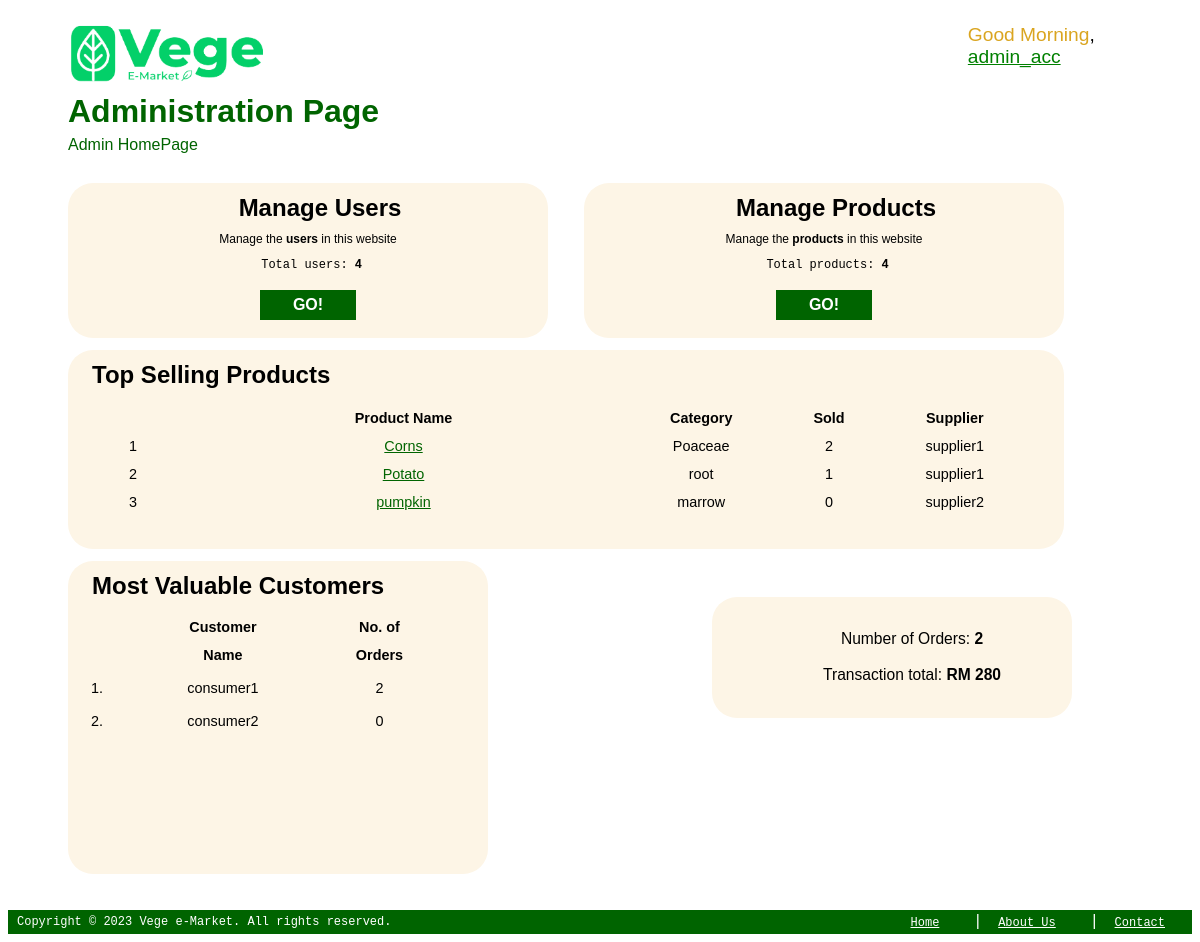
The app's page /admin/index.php with its own data.
### tables this page shows
CREATE TABLE IF NOT EXISTS `users` (
  `userID` varchar(100) NOT NULL,
  `userName` varchar(100) NOT NULL,
  `gender` varchar(10) NOT NULL,
  `email` varchar(100) NOT NULL,
  `phone` varchar(100) NOT NULL,
  `birthday` date NOT NULL,
  `password` varchar(100) NOT NULL,
  `role` varchar(10) NOT NULL,
  `accStatus` varchar(255) DEFAULT 'active',
  PRIMARY KEY (`userID`)
);

CREATE TABLE IF NOT EXISTS `products` (
  `productID` varchar(100) NOT NULL,
  `productName` varchar(100) NOT NULL,
  `priceLabel` float(255,2) NOT NULL,
  `availabilityStatus` varchar(100) NOT NULL,
  `description` text NOT NULL,
  `location` varchar(255) NOT NULL,
  `addDate` date NOT NULL,
  `unit` varchar(10) NOT NULL,
  `category` varchar(100) NOT NULL,
  `imgPath` varchar(255) NOT NULL,
  `userID` varchar(100) NOT NULL,
  PRIMARY KEY (`productID`),
  KEY `userID` (`userID`)
);

### modules/config.php (called while the page is built, shortened)
<?php
    $role='admin'; $user_id='U03';
?>

### admin/index.php (the view, shortened to what this page needs)
<?php
    require '../modules/config.php';
    include '../includes/header.php';
    $user_list_length =0;
    $product_list_length=0;
    $user_list = mysqli_query($conn, "SELECT * FROM users WHERE role != 'admin'; ");
    if ($user_list){
        $user_list_length = mysqli_num_rows($user_list);
    }
    $product_list = mysqli_query($conn, "SELECT * FROM products");
    if ($product_list){
        $product_list_length = mysqli_num_rows($product_list);
    }
    $order_list = mysqli_query($conn, "SELECT * FROM orders");
    if ($order_list){
        $order_list_length = mysqli_num_rows($order_list);
    }
    $total_spend = mysqli_query($conn, "SELECT SUM(agreedPrice) as totalspend FROM orders_products");
?>
<!DOCTYPE html>
<html lang="en">
<head>
    <link rel="stylesheet" href="../styles/title.css">
</head>
<body>
    <div id="wrapper">
        <h1 id="title">Administration Page</h1>
        <p id="title">Admin HomePage</p>
        <br>
        <div class="manage_user" id="up_card">
            <h3 class="card_title" style="text-align: center;">Manage Users</h3>
            <p class="card_desc">Manage the <b>users</b> in this website</p>
            <span class="card_desc" >&nbsp;Total users: <b><?php echo $user_list_length; ?></b> </span><br><br>
            <button class="index-button" onclick="window.location.href='../admin/console.php?type=user';" title="Go to User Management page">GO!</button>
            <br>&nbsp;
        </div>
        <div class="manage_product" id="up_card">
            <h3 class="card_title" style="text-align: center;">Manage Products</h3>
            <p class="card_desc">Manage the <b>products</b> in this website</p>
            <span class="card_desc" >&nbsp;Total products: <b><?php echo $product_list_length; ?></b> </span><br><br>
            <button class="index-button" onclick="window.location.href='../admin/console.php?type=product';" title="Go to Product Management page">GO!</button>
            <br>&nbsp;
        </div>
        <div class="top_selling" id="mid_card">
            <h3 class="card_title" style="text-align: left;">Top Selling Products</h3>
            <table class="info-table">
                <thead>
                    <?php if ($product_list_length){ ?>
                        <tr>
                            <th></th>
                            <th class="product_name">Product Name</th>
                            <th>Category</th>
                            <th>Sold</th>
                            <th>Supplier</th>
                        </tr>
                    <?php } ?>
                </thead>
                <tbody>
                    <?php
                        $count=1;
                        if ($product_list_length){
                            $sql="SELECT products.productID, COUNT(orders_products.productID) as sold, products.category, products.productName, users.userName as supplierName
                                    FROM products LEFT JOIN orders_products ON products.productID=orders_products.productID JOIN users ON products.userID=users.userID
                                    WHERE products.availabilityStatus!= 'deleted'
                                    GROUP BY products.productID ORDER BY sold DESC LIMIT 5";
                            $products=mysqli_query($conn, $sql);
                            while($product_info=mysqli_fetch_array($products)) {
                                $id=$product_info['productID'];
                                echo "<tr><td> $count </td>";
                                echo "<td class='product_name'>"."<a href='../public/product.php?id=$id' style='color:darkgreen;'>".$product_info['productName']."</a></td>";
                                echo "<td>".$product_info['category']."</td>";
                                echo "<td>".$product_info['sold']."</td>";
                                echo "<td>".$product_info['supplierName']."</td>";
                                echo "</tr>";
                                $count++;
                            }
                        }else{
                            echo "<br><p>No available content</p>";
                        }
                    ?>
                </tbody>
            </table>
            <br>&nbsp;
        </div>
        <div class="mvc" >
            <h3 class="card_title" style="text-align: left;">Most Valuable Customers</h3>
            <table class="customer">
                <thead>
                    <?php if ($user_list_length){ ?>
                        <tr class="customer">
                            <th></th>
                            <th>Customer Name</th>
                            <th>No. of Orders</th>
                        </tr>
                    <?php } ?>
                </thead>
                <tbody>
                    <?php
                        $count=1;
                        if ($user_list_length){
                            $sql = "SELECT users.userName as consumerName, COUNT(orders.orderID) as num_of_orders FROM users
                                    LEFT JOIN orders ON users.userID = orders.userID
                                    WHERE users.role = 'consumer'
                                    GROUP BY users.userName
                                    ORDER BY num_of_orders DESC
                                    LIMIT 5;";
                            $users=mysqli_query($conn, $sql);
                            while ($user_info=mysqli_fetch_array($users)){
                                echo "<tr class='customer'>";
                                echo "<td >$count. </td>";
                                echo "<td >".$user_info['consumerName']."</td>";
                                echo "<td >".$user_info['num_of_orders']."</td>";
                                echo "</tr>";
                                $count++;
                            }
                        }else{
                            echo "<br><p>No available content</p>";
                        }
                    ?>
                </tbody>
            </table>
            <br>&nbsp;
        </div>
        <div class="conclusion" id="down_card">
            <br>
            <ul style="list-style: none;">
                <li>Number of Orders: <b><?php echo $order_list_length;?> </b></li><br>
                <li>Transaction total: <b>RM <?php
                                        $total=mysqli_fetch_array($total_spend);
                                        echo $total['totalspend'];
                                    ?></b></li>
            </ul>
            <br>
        </div>
    </div>
    <br style="clear:both;">
    </body>
</html>
<?php include '../includes/footer.php'; ?>

### includes/header.php (shortened to what this page needs)
<?php
    require '../modules/config.php';
    $read_sql = "SELECT userName FROM users WHERE userID='$user_id'";
    $user_info=mysqli_fetch_array(mysqli_query($conn, $read_sql));
    $username=$user_info['userName'];
?>
<header>
    <div class="header_logo">
        <a href="../index.php" title="Vege e-Market"><img src="../images/logo.png" alt="Vege e-Market" height="60vh"></a>
    </div>
    <div class="header_welcome">
        <span id="header_greeting">Welcome</span>, <br> <a class="username-dropdown-btn" onclick="displayUsernameDropdown()"><?php echo $username; ?></a><br>
    </div>
</header>

### styles/title.css (style rules this page uses)
#title { margin-left: 5vw; line-height:50%; clear: both; font-family: 'Franklin Gothic Medium', 'Arial Narrow', Arial, sans-serif; color: darkgreen; }

### includes/header.php (style rules this page uses)
div.header_logo { float: left; margin-left: 5%; }
div.header_welcome { float: right; margin-right: 4%; }
header { margin-top: 2%; font-size: 120%; font-family: 'Franklin Gothic Medium', 'Arial Narrow', Arial, sans-serif; }
div.header_welcome > a { text-decoration: underline; color: green; cursor: pointer; font-family: 'Franklin Gothic Medium', 'Arial Narrow', Arial, sans-serif; margin-right: 7vw; }

### admin/index.php (style rules this page uses)
#up_card, #mid_card { align-self: center; float: left; background-color: oldlace; width: 40vw; text-align: center; border-radius: 25px; }
div.manage_user { margin-left: 5vw; margin-right: 3vw; }
.card_title { font-size: max(14px, max(2vw, 12px)); line-height: 1px; font-family: Arial, Helvetica, sans-serif; margin-left: 2vw; white-space: nowrap; text-overflow: ellipsis; }
.card_desc { font-size: max(12px, 1vw); font-family:Verdana, Geneva, Tahoma, sans-serif; }
span.card_desc { font-family: 'Courier New', Courier, monospace; }
button.index-button { background-color: darkgreen; font-size: 1em; font-weight: bolder; color: white; border: none; width: 20%; height: 30px; }
#mid_card { width: 83vw; margin-left: 5vw; margin-top: 1vw; margin-bottom: 1vw; }
table.info-table { margin-left: 50px; max-width: 83vw; border-spacing: 10px; font-size: 1.2vw; }
table.info-table th, table.info-table td { padding-right: 100px; text-align: center; padding-right: 70px; border-spacing: 10px; }
tr.customer > th, tr.customer > td { text-align: center; padding-right: 70px; border-spacing: 10px; }
table.customer { font-size: 1.2vw; margin-left: 20px; line-height: 200%; }
.product_name { width: 60%; }
div.top_selling, div.mvc { background-color: oldlace; margin-left: 5vw; max-height: 30vw; overflow-x: scroll; overflow-y: scroll; font-family: 'Gill Sans', 'Gill Sans MT', Calibri, 'Trebuchet MS', sans-serif; font-size: 1vw; }
div.mvc { max-width: 50vw; margin-right: 3vw; float: left; border-radius: 25px; width: 35vw; height: 40%; }
div.conclusion { margin-top: 3vw; text-align: center; float: right; margin-right: 10vw; width: 30vw; background-color: oldlace; border-radius: 25px; font-family: 'Gill Sans', 'Gill Sans MT', Calibri, 'Trebuchet MS', sans-serif; font-size: 1.3vw; }
#title { color: darkgreen; }

### records on screen
users: userName "admin_acc"
products: productName "Corns", category "Poaceae", sold "2", userID.userName "supplier1"
products: productName "Potato", category "root", sold "1", userID.userName "supplier1"
products: productName "pumpkin", category "marrow", sold "0", userID.userName "supplier2"

### other values on screen
$user_list_length "4"
$product_list_length "4"
$user_info['consumerName'] "consumer1"
$user_info['num_of_orders'] "2"
$user_info['consumerName'] "consumer2"
$user_info['num_of_orders'] "0"
$order_list_length "2"
$total['totalspend'] "280"
